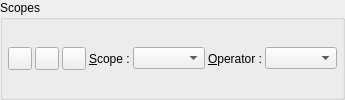
    <widget class="QGroupBox" name="gbScopes" >
     <property name="title" >
      <string>Scopes</string>
     </property>
     <layout class="QHBoxLayout" >
      <property name="spacing" >
       <number>3</number>
      </property>
      <property name="leftMargin" >
       <number>5</number>
      </property>
      <property name="topMargin" >
       <number>5</number>
      </property>
      <property name="rightMargin" >
       <number>5</number>
      </property>
      <property name="bottomMargin" >
       <number>5</number>
      </property>
      <item>
       <widget class="QToolButton" name="tbUndo" >
        <property name="toolTip" >
         <string>Undo last current scope/operator settings if possible</string>
        </property>
        <property name="icon" >
         <iconset resource="../resources/QMake.qrc" >:/icons/icons/clear.png</iconset>
        </property>
       </widget>
      </item>
      <item>
       <widget class="QToolButton" name="tbAddScope" >
        <property name="toolTip" >
         <string>Add a new scope</string>
        </property>
        <property name="icon" >
         <iconset resource="../resources/QMake.qrc" >:/icons/icons/add.png</iconset>
        </property>
       </widget>
      </item>
      <item>
       <widget class="QToolButton" name="tbRemoveScope" >
        <property name="toolTip" >
         <string>Remove the current scope</string>
        </property>
        <property name="icon" >
         <iconset resource="../resources/QMake.qrc" >:/icons/icons/remove.png</iconset>
        </property>
       </widget>
      </item>
      <item>
       <widget class="QLabel" name="lScope" >
        <property name="text" >
         <string>&amp;Scope :</string>
        </property>
        <property name="buddy" >
         <cstring>cbScopes</cstring>
        </property>
       </widget>
      </item>
      <item>
       <widget class="pTreeComboBox" name="cbScopes" >
        <property name="sizePolicy" >
         <sizepolicy vsizetype="Fixed" hsizetype="Expanding" >
          <horstretch>0</horstretch>
          <verstretch>0</verstretch>
         </sizepolicy>
        </property>
       </widget>
      </item>
      <item>
       <spacer>
        <property name="orientation" >
         <enum>Qt::Horizontal</enum>
        </property>
        <property name="sizeType" >
         <enum>QSizePolicy::Maximum</enum>
        </property>
        <property name="sizeHint" >
         <size>
          <width>0</width>
          <height>25</height>
         </size>
        </property>
       </spacer>
      </item>
      <item>
       <widget class="QLabel" name="lOperator" >
        <property name="text" >
         <string>&amp;Operator :</string>
        </property>
        <property name="buddy" >
         <cstring>cbOperators</cstring>
        </property>
       </widget>
      </item>
      <item>
       <widget class="QComboBox" name="cbOperators" />
      </item>
     </layout>
    </widget>
